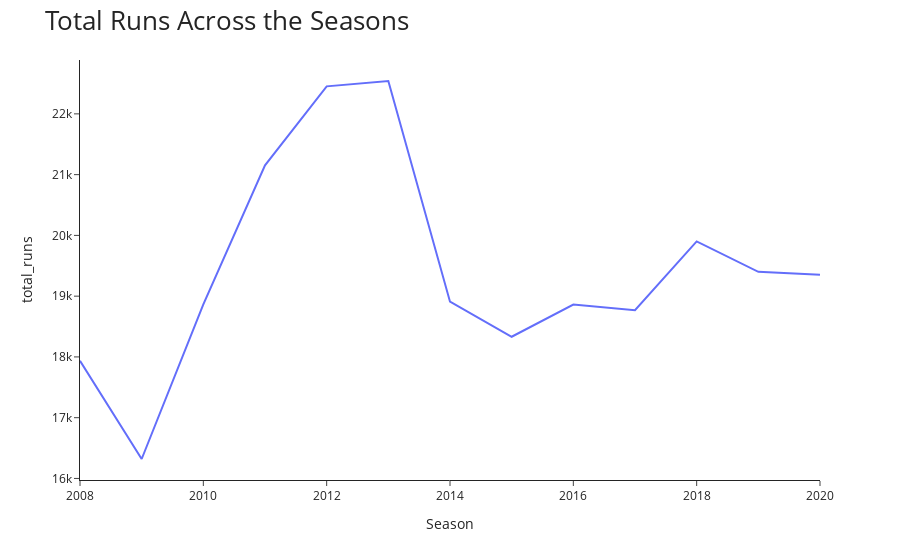

Write notebook code for a chart like this one.
### Code cell
season=ipl_df2.groupby(['Season'])['total_runs'].sum().reset_index()
p=season.set_index('Season')
fig = px.line(p, x=p.index, y="total_runs")
fig.update_layout(title="Total Runs Across the Seasons ",
                  titlefont={'size': 26},template='simple_white'     
                  )
fig.show()

### Figure 1 — Plotly figure (JSON) as saved in the notebook; plotly's stock layout.template omitted (floating-point values rounded to 4 significant figures)
{"data": [{"hovertemplate": "Season=%{x}<br>total_runs=%{y}<extra></extra>", "legendgroup": "", "line": {"color": "#636efa", "dash": "solid"}, "marker": {"symbol": "circle"}, "mode": "lines", "name": "", "orientation": "v", "showlegend": false, "type": "scatter", "x": [2008, 2009, 2010, 2011, 2012, 2013, 2014, 2015, 2016, 2017, 2018, 2019, 2020], "xaxis": "x", "y": [17937, 16320, 18864, 21154, 22453, 22541, 18909, 18332, 18862, 18769, 19901, 19400, 19352], "yaxis": "y"}], "layout": {"legend": {"tracegroupgap": 0}, "margin": {"t": 60}, "title": {"font": {"size": 26}, "text": "Total Runs Across the Seasons "}, "xaxis": {"anchor": "y", "domain": [0, 1], "title": {"text": "Season"}}, "yaxis": {"anchor": "x", "domain": [0, 1], "title": {"text": "total_runs"}}}}
